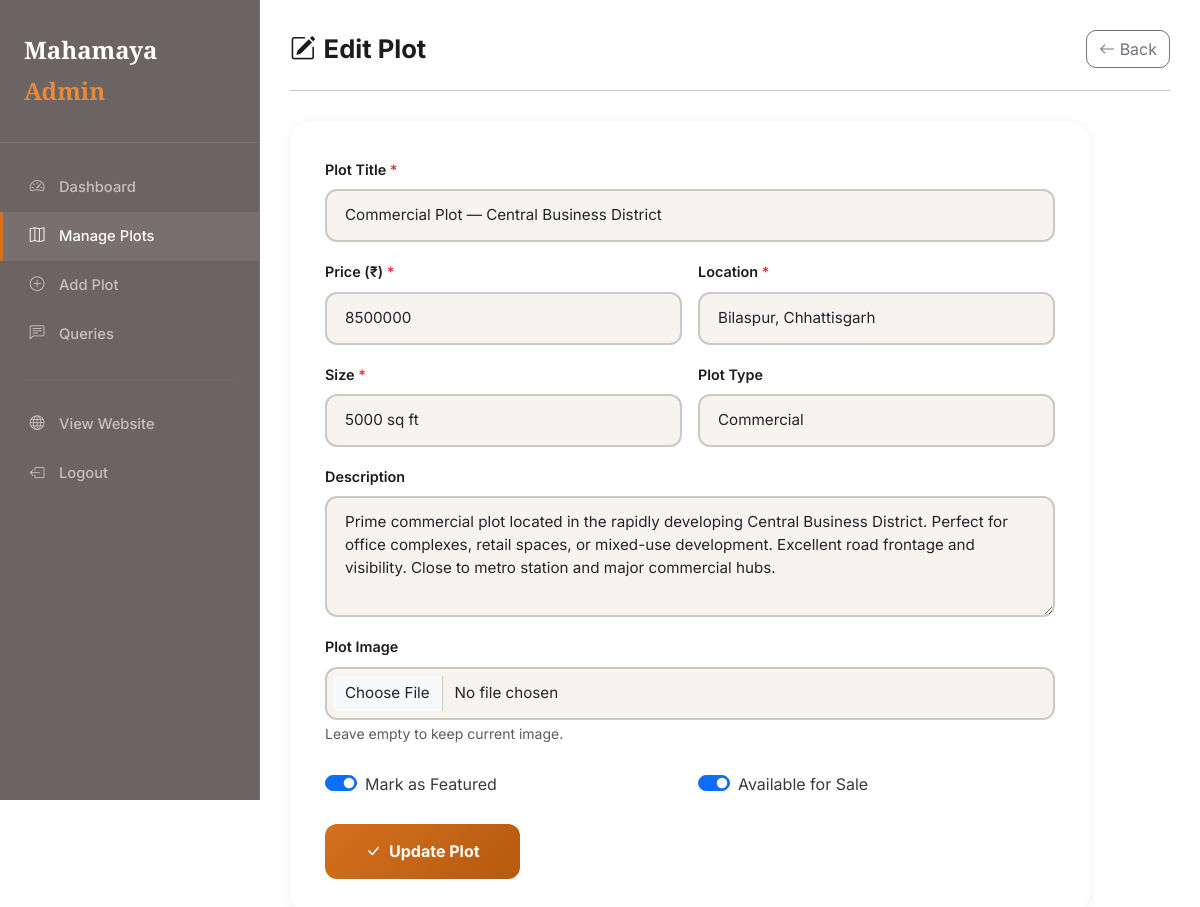
The app's page /admin/plots/edit/2 (signed in) with its own data.
### models.py (models this page shows, shortened)
class Plot(db.Model):
    __tablename__ = 'plots'
    id = db.Column(db.Integer, primary_key=True)
    title = db.Column(db.String(200), nullable=False)
    description = db.Column(db.Text, nullable=True)
    price = db.Column(db.Float, nullable=False)
    location = db.Column(db.String(200), nullable=False)
    size = db.Column(db.String(100), nullable=False)  # e.g., "1200 sq ft"
    plot_type = db.Column(db.String(100), nullable=True, default='Residential')
    image_filename = db.Column(db.String(300), nullable=True, default='default_plot.jpg')
    is_featured = db.Column(db.Boolean, default=False)
    is_available = db.Column(db.Boolean, default=True)
    created_at = db.Column(db.DateTime, default=datetime.utcnow)
    updated_at = db.Column(db.DateTime, default=datetime.utcnow, onupdate=datetime.utcnow)

### routes/admin.py (the view, shortened to what this page needs)
@admin_bp.route('/plots/edit/<int:plot_id>', methods=['GET', 'POST'])
@login_required
def edit_plot(plot_id):
    plot = Plot.query.get_or_404(plot_id)
    return render_template('admin/edit_plot.html', plot=plot)

### app.py (called while the page is built)
def create_app():
    app = Flask(__name__)
    app.config.from_object(Config)
    os.makedirs(app.config['UPLOAD_FOLDER'], exist_ok=True)
    os.makedirs(os.path.join(os.path.dirname(app.config['SQLALCHEMY_DATABASE_URI'].replace('sqlite:///', '')), ''), exist_ok=True)
    instance_path = os.path.join(os.path.abspath(os.path.dirname(__file__)), 'instance')
    os.makedirs(instance_path, exist_ok=True)
    db.init_app(app)
    login_manager.init_app(app)
    @login_manager.user_loader
    def load_user(user_id):
        return User.query.get(int(user_id))
    from routes.main import main_bp
    from routes.admin import admin_bp
    app.register_blueprint(main_bp)
    app.register_blueprint(admin_bp)
    with app.app_context():
        db.create_all()
        seed_admin(app)
        seed_sample_plots()
    register_error_handlers(app)
    return app

### templates/admin/edit_plot.html (shortened to what this page needs)
{% extends 'admin/base_admin.html' %}
{% block admin_content %}
<div class="admin-header">
    <h2><i class="bi bi-pencil-square me-2"></i>Edit Plot</h2>
    <a href="{{ url_for('admin.manage_plots') }}" class="btn btn-outline-secondary" style="border-radius:10px;"><i class="bi bi-arrow-left"></i> Back</a>
</div>
<div style="background:var(--bg-white);border-radius:var(--radius-lg);padding:35px;box-shadow:var(--shadow-sm);border:1px solid var(--border);max-width:800px;">
    <form method="POST" action="{{ url_for('admin.edit_plot', plot_id=plot.id) }}" enctype="multipart/form-data">
        <div class="row g-3">
            <div class="col-12">
                <label class="form-label">Plot Title <span class="text-danger">*</span></label>
                <input type="text" name="title" class="form-control form-control-custom" value="{{ plot.title }}" required>
            </div>
            <div class="col-md-6">
                <label class="form-label">Price (₹) <span class="text-danger">*</span></label>
                <input type="number" name="price" class="form-control form-control-custom" value="{{ plot.price|int }}" min="1" required>
            </div>
            <div class="col-md-6">
                <label class="form-label">Location <span class="text-danger">*</span></label>
                <input type="text" name="location" class="form-control form-control-custom" value="{{ plot.location }}" required>
            </div>
            <div class="col-md-6">
                <label class="form-label">Size <span class="text-danger">*</span></label>
                <input type="text" name="size" class="form-control form-control-custom" value="{{ plot.size }}" required>
            </div>
            <div class="col-md-6">
                <label class="form-label">Plot Type</label>
                <select name="plot_type" class="form-select form-control-custom">
                    <option value="Commercial" {% if plot.plot_type == 'Commercial' %}selected{% endif %}>Commercial</option>
                </select>
            </div>
            <div class="col-12">
                <label class="form-label">Description</label>
                <textarea name="description" class="form-control form-control-custom" rows="4">{{ plot.description or '' }}</textarea>
            </div>
            <div class="col-12">
                <label class="form-label">Plot Image</label>
                <input type="file" name="image" id="image-upload" class="form-control form-control-custom" accept="image/*">
                <small class="text-muted">Leave empty to keep current image.</small>
            </div>
            <div class="col-md-6">
                <div class="form-check form-switch mt-2">
                    <input class="form-check-input" type="checkbox" name="is_featured" id="is_featured" {% if plot.is_featured %}checked{% endif %}>
                    <label class="form-check-label" for="is_featured">Mark as Featured</label>
                </div>
            </div>
            <div class="col-md-6">
                <div class="form-check form-switch mt-2">
                    <input class="form-check-input" type="checkbox" name="is_available" id="is_available" {% if plot.is_available %}checked{% endif %}>
                    <label class="form-check-label" for="is_available">Available for Sale</label>
                </div>
            </div>
            <div class="col-12 mt-4">
                <button type="submit" class="btn-primary-custom" style="padding:14px 40px;"><i class="bi bi-check-lg"></i> Update Plot</button>
            </div>
        </div>
    </form>
</div>
{% endblock %}

### static/css/style.css (style rules this page uses)
:root { --cement-dark: #4a4543; --cement: #6b6462; --cement-mid: #8a8280; --cement-light: #a89f9b; --concrete: #b8b0ab; --concrete-light: #cec7c2; --concrete-lighter: #ddd7d3; --sand: #e8e0d8; --sand-light: #f0ebe6; --sand-lighter: #f7f4f0; --cream: #fdfbf8; --warm-white: #fffdf9; --accent: #d4701e; --accent-light: #e88a3a; --accent-dark: #b55a0f; --rust: #c2622a; --brick: #a0522d; --text-dark: #1e1c1b; --text-body: #3d3836; --text-light: #6e6562; --text-muted: #8a8380; --shadow-sm: 0 2px 12px rgba(74, 69, 67, 0.08); --shadow-md: 0 8px 30px rgba(74, 69, 67, 0.12); --shadow-lg: 0 20px 60px rgba(74, 69, 67, 0.18); --radius: 14px; --radius-lg: 22px; --transition: all .35s cubic-bezier(.4, 0, .2, 1); }
* { margin: 0; padding: 0; box-sizing: border-box }
body { font-family: 'Inter', sans-serif; background: var(--sand-lighter); color: var(--text-body); line-height: 1.7; overflow-x: hidden; background-image: url('../img/cement-light.jpg'); background-repeat: repeat; background-size: 500px; background-blend-mode: multiply }
h1, h2, h3, h4, h5, h6 { font-family: 'Playfair Display', serif; color: var(--text-dark); font-weight: 700; line-height: 1.25 }
a { text-decoration: none; color: var(--text-dark); transition: var(--transition) }
.btn-primary-custom { background: linear-gradient(135deg, var(--accent), var(--accent-dark)); color: #fff; border: none; padding: 15px 34px; border-radius: 12px; font-weight: 700; font-size: 1rem; transition: var(--transition); display: inline-flex; align-items: center; gap: 8px; cursor: pointer }
.form-control-custom { border: 2px solid var(--concrete-light); border-radius: 12px; padding: 13px 18px; font-size: .95rem; transition: var(--transition); background: var(--sand-lighter) }
.form-label { font-weight: 600; font-size: .9rem; color: var(--text-dark); margin-bottom: 7px }
.admin-header { display: flex; justify-content: space-between; align-items: center; margin-bottom: 30px; padding-bottom: 22px; border-bottom: 1px solid var(--concrete-light) }
.admin-header h2 { font-family: 'Inter', sans-serif; font-size: 1.6rem; font-weight: 700; margin: 0 }
.page-loaded { opacity: 1; }

### records on screen
Plot: title "Commercial Plot — Central Business District", price "8500000", location "Bilaspur, Chhattisgarh", size "5000 sq ft", plot_type "Commercial", description "Prime commercial plot located in the rapidly developing Central Business District. Perfect for office complexes, retail spaces, or mixed-use development. Excellent road frontage and visibility. Close to metro station and major commercial hubs.", is_featured "☑", is_available "☑"
